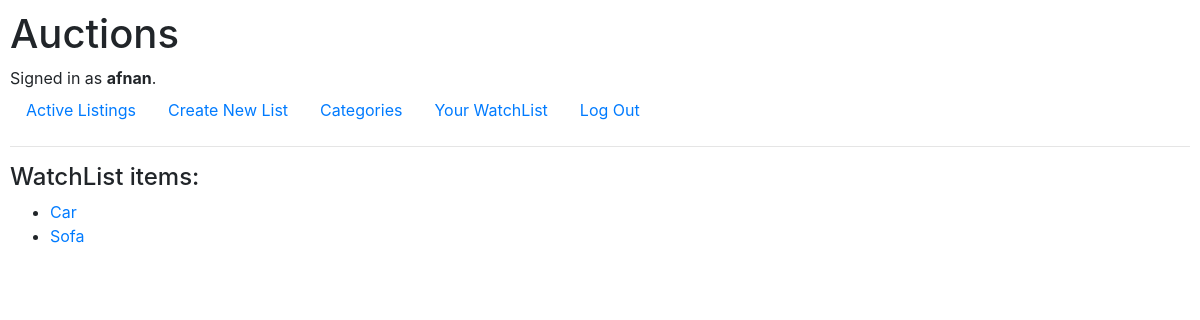
Page /watchlist_display (signed in) on the committed database.
### auctions/models.py (models this page shows, shortened)
class User(AbstractUser):
    pass

class list_item(models.Model):
	id= models.AutoField(primary_key=True)
	title = models.CharField(max_length=124)
	initiator=models.ForeignKey(User, on_delete=models.CASCADE, name="item_creator")
	bidPrice = models.DecimalField(max_digits=10, decimal_places=2,validators= [MinValueValidator(1)])
	category_choices = [
	("Fashion", "Fashion"),
	("Toys", "Toys"),
	("Electronics", "Electronics"),
	("Home", "Home"),
	("Other", "Other"),
	]
	category = models.CharField(
		max_length= 124,
		choices = category_choices,
		default = "Home",
	)
	picture_item= models.ImageField(upload_to="images/")
	description = models.TextField(default="None")
	closed = models.BooleanField(default=False)

### auctions/views.py (the view)
# urls.py: path("watchlist_display", views.watchlist_display, name="watchlist_display")
def watchlist_display(request):
    list_dic = list(watchlist.objects.filter(userName_id=request.user).values('item'))
    items = []
    for item in list_dic:
        item_id = item.get('item')
        item_obj = list_item.objects.get(id=item_id)
        items.append(item_obj)
    return render(request, "auctions/watchlist_display.html", {"items": items})

### auctions/templates/auctions/watchlist_display.html (shortened to what this page needs)
{% extends "auctions/layout.html" %}
{% block body %}
	<div>
		<h4>WatchList items:</h4>
	</div>
	<ul>
	{% for item in items %}
		<div>
			<li><a href="{% url 'list_page' item.id %}">{{item.title}}</a></li>
		</div>
		{% empty %}
    	<li>None</li>
	{% endfor %}
	</ul>
{% endblock %}

### auctions/templates/auctions/layout.html (shortened to what this page needs)
{% load static %}
<!DOCTYPE html>
<html lang="en">
    <head>
        <link rel="stylesheet" href="https://stackpath.bootstrapcdn.com/bootstrap/4.4.1/css/bootstrap.min.css">
        <link href="{% static 'auctions/styles.css' %}" rel="stylesheet">
    </head>
    <body>
        <h1>Auctions</h1>
        <div>
            {% if user.is_authenticated %}
                Signed in as <strong>{{ user.username }}</strong>.
            {% else %}
                Not signed in.
            {% endif %}
        </div>
        <ul class="nav">
            <li class="nav-item">
                <a class="nav-link" href="{% url 'index' %}">Active Listings</a>
            </li>
            <li class="nav-item">
                <a class="nav-link" href="{% url 'create_page' %}">Create New List</a>
            </li>
            <li class="nav-item">
                <a class="nav-link" href="{% url 'categories_display' %}">Categories</a>
            </li>
            {% if user.is_authenticated %}
                <li class="nav-item">
                    <a class="nav-link" href="{% url 'watchlist_display' %}">Your WatchList</a>
                </li>
                <li class="nav-item">
                    <a class="nav-link" href="{% url 'logout' %}">Log Out</a>
                </li>
            {% endif %}
        </ul>
        <hr>
        {% block body %}
        {% endblock %}
    </body>
</html>

### auctions/static/auctions/styles.css (style rules this page uses)
body { padding: 10px; }

### rows in the picture
User: username "afnan"
list_item: title "Car"
list_item: title "Sofa"
